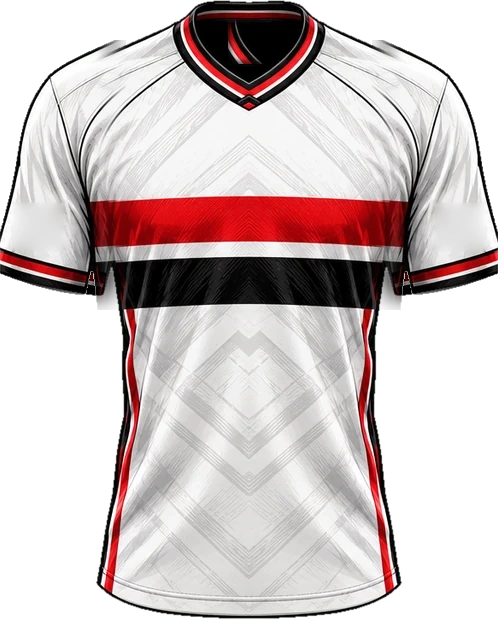
#> input picture scripts/kits/MOLDE-camisa-branca.webp, 498 x 620 px, given in place of bestia.png, which was not available
$ python recorta-prancha-bestia.py
#> lines starting #> are read from the running program, lines starting #| are printed output that depends on the picture; after the words box and inside, x2 and y2 are one past the last pixel; in counts of white or black regions, pixels touching at a corner belong together; pictures that were not available may be replaced by others from this repository, and a replacement may not be noted
#!/usr/bin/env python3
# 🐴 RECORTE DA PRANCHA DO LA BESTIA NEGRA (eltonfrossard45, 18/09).
#
# A prancha veio em fundo CHROMA VERDE (3,250,5), com escudo · mascote · camisa.
# Caso fácil, e vale registrar por quê: a arte é PRETO E BRANCO inteira, então
# nenhum pixel do desenho tem verde dominante — dá pra cortar por "verde muito
# maior que vermelho e azul" sem risco de comer parte do bicho (o sufoco do
# Marinheiros, que era um PORCO VERDE em chroma verde, aqui não existe).
#
# O que ele faz, na ordem:
#  1. alfa por dominância de verde + despill só na FRANJA (2 px da borda)
#  2. separa as 3 peças pelos VÃOS de coluna
#  3. recorta com corte de alfa >= 40 e exigindo >= 3 px na linha/coluna
#     (o bbox cru MENTE — poeira de alfa invisível devolve o arquivo inteiro)
#  4. salva nos tamanhos e tetos do batismo: escudo 360px/30KB · mascote
#     440px/45KB · camisa 620px (a camisa é do POST, não entra no bundle)
#
# Rodar: python3 scripts/recorta-prancha-bestia.py <prancha.png>
import sys, numpy as np
from PIL import Image

SRC = sys.argv[1] if len(sys.argv) > 1 else '/root/.claude/uploads/bestia.png'
im = Image.open(SRC).convert('RGBA')
#> im is the input picture: PIL image 498x620 RGBA; mean R, G, B, A 122, 109.8, 109.6, 168.9
a = np.array(im).astype(np.int16)
R, G, B = a[..., 0], a[..., 1], a[..., 2]
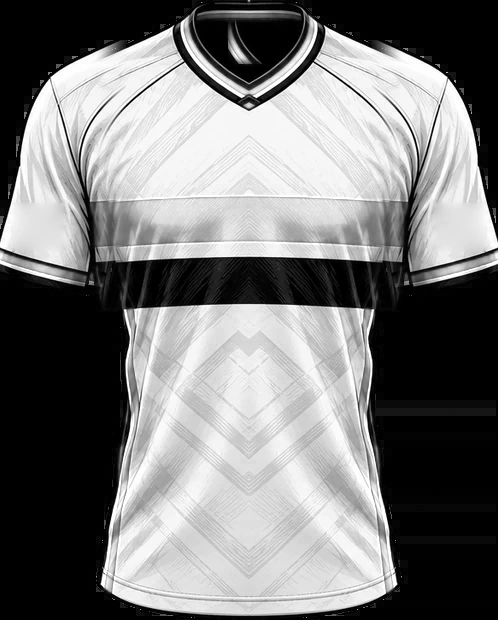
#> R: shape (620, 498) int16; min 0, max 255, mean 122
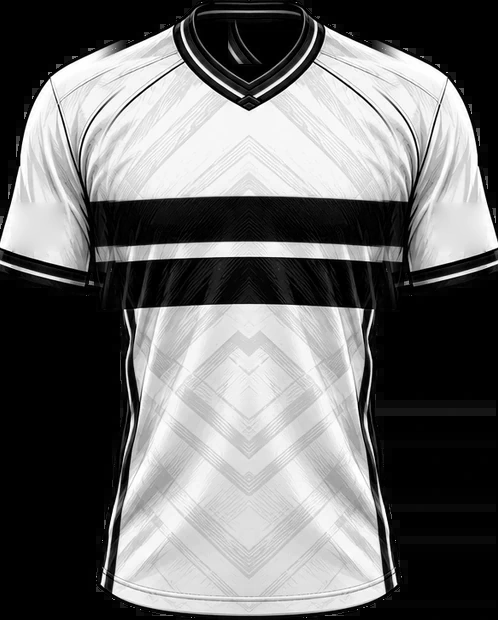
#> G: shape (620, 498) int16; min 0, max 255, mean 109.8

# 1️⃣ chroma = verde manda em cima do vermelho E do azul, com folga
chroma = (G > 120) & (G - np.maximum(R, B) > 45)
#> chroma: shape (620, 498) bool; every value is 0
alpha = np.where(chroma, 0, 255).astype(np.uint8)
#> alpha: shape (620, 498); every value is 255

# despill só na FRANJA: 2 px pra dentro da borda do desenho. Fora da franja a
# arte fica INTACTA — é o que evita comer o cinza do desenho.
from scipy import ndimage
dentro = ~chroma
#> dentro: shape (620, 498) bool; every value is 1
franja = dentro & ~ndimage.binary_erosion(dentro, np.ones((5, 5), bool))
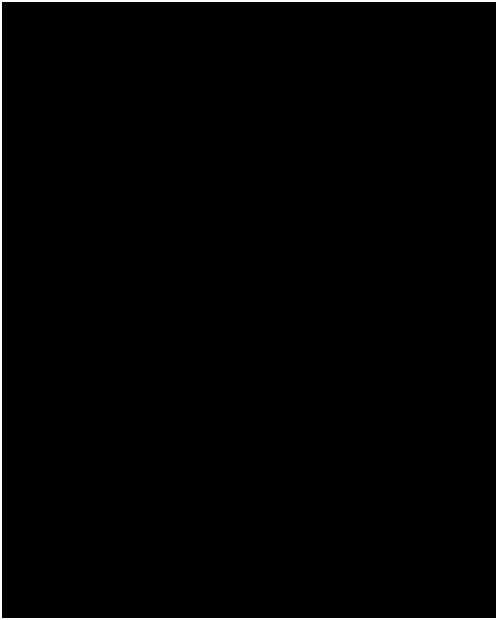
#> franja: shape (620, 498) bool; 1.4% white; 1 white region, box (x1, y1, x2, y2) and area: (0, 0, 498, 620) 4456
verde_demais = franja & (G - np.maximum(R, B) > 12)
m = np.maximum(R, B)[verde_demais]
#> m = empty array
G[verde_demais] = m
a[..., 1] = G

out = np.dstack([a[..., 0], a[..., 1], a[..., 2], alpha]).astype(np.uint8)
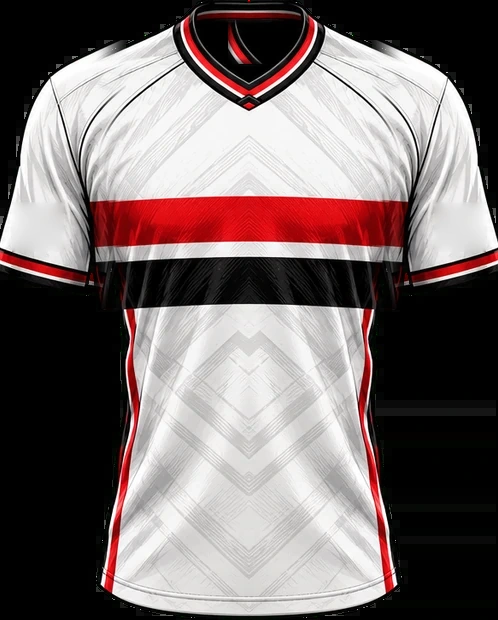
#> out: shape (620, 498, 4); mean R, G, B, A 122, 109.8, 109.6, 255
full = Image.fromarray(out, 'RGBA')

# 2️⃣ separa as 3 peças por MANCHAS LIGADAS, não por coluna vazia.
# ⚠️ Por coluna vazia NÃO FUNCIONA nesta prancha: a crina e o rabo do cavalo
# esticam pros lados e o JPEG deixa uma poeira fininha de pixels no vão inteiro,
# então nenhuma coluna chega a zerar (medido: a coluna mais vazia do meio ainda
# tinha 187 pixels). Manchas ligadas ignoram a poeira: a gente fica só com os
# borrões grandes e agrupa pelo x de cada um.
from scipy import ndimage as ndi
solido = alpha > 40
lab, n = ndi.label(solido)
#> lab: shape (620, 498) int32; every value is 1
#> n = 1
tam = np.array(ndi.sum(solido, lab, range(1, n + 1)))
#> tam = [308760]
# as 3 MAIORES manchas são o escudo, o mascote e a camisa
tres = sorted((int(i) + 1 for i in np.argsort(tam)[-3:]), key=lambda i: ndi.center_of_mass(lab == i)[1])
#> tres = [1]
fatias = ndi.find_objects(lab)
#> fatias = 1 item
# cada peça leva junto as manchinhas soltas que caem DENTRO da janela dela
# (grama, bola, ponta de coroa) — senão o recorte perde pedaço do desenho.
mascaras = []
for i in tres:
    ys, xs = fatias[i - 1]
    m = (lab == i)
    # ⚠️ "CAIU DENTRO DA JANELA" NÃO BASTA (erro pego no La Bestia Negra, 18/09):
    # uma sujeirinha solta do lado do escudo entrava porque o centro dela caía no
    # retângulo da peça — e aí ela ESTICA a moldura, que é exatamente o defeito do
    # Papão (arte encaixada pequena dentro da janela, porque o arquivo tem vazio).
    # Regra certa: a manchinha só entra se ENCOSTAR no desenho (até ~14 px). Assim
    # entram grama, bola e ponta de coroa — e ficam de fora os respingos.
    perto = ndi.binary_dilation(m, np.ones((29, 29), bool))
    for j in range(1, n + 1):
        if j in tres or tam[j - 1] < 40: continue
        cy, cx = ndi.center_of_mass(lab == j)
        if not (ys.start <= cy < ys.stop and xs.start <= cx < xs.stop): continue
        if (perto & (lab == j)).any(): m |= (lab == j)
    mascaras.append(m)
#> this loop made 1 pass
#> after the loop, mascaras = 1 item
print('peças encontradas (x do centro):', [round(ndi.center_of_mass(m)[1]) for m in mascaras])
#| peças encontradas (x do centro): [248]
#> (the run stopped early here; a loop or call above may not have finished)
